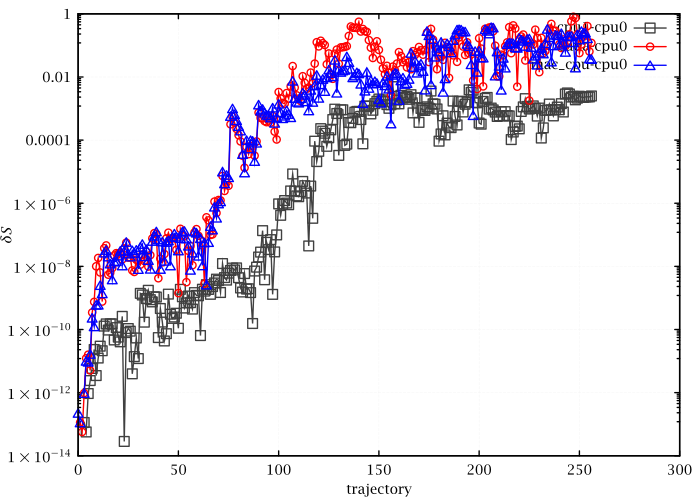

Reproduce this figure in gnuplot.
set grid lc rgb '#f0f0f0'
set xlabel 'trajectory'
set ylabel '$\delta S$'
set log y
plot "<bash -c 'paste <(grep ^V-old ../../u1_2d/reprod/t_fthmc_0_b4_cpu0_N.log) <(grep ^V-old ../../u1_2d/reprod/t_fthmc_0_b4_cpu1_N.log) <(grep ^V-old ../../u1_2d/reprod/t_fthmc_0_b4_cuda_N.log) <(grep ^V-old ../../u1_2d/reprod/t_fthmc_0_b4_mac_N.log)'" u 0:(abs($4-$2)) w lp pt 4 t 'cpu1-cpu0', '' u 0:(abs($6-$2)) w lp pt 6 t 'cuda-cpu0', '' u 0:(abs($8-$2)) w lp pt 8 t 'mac_cpu-cpu0'
